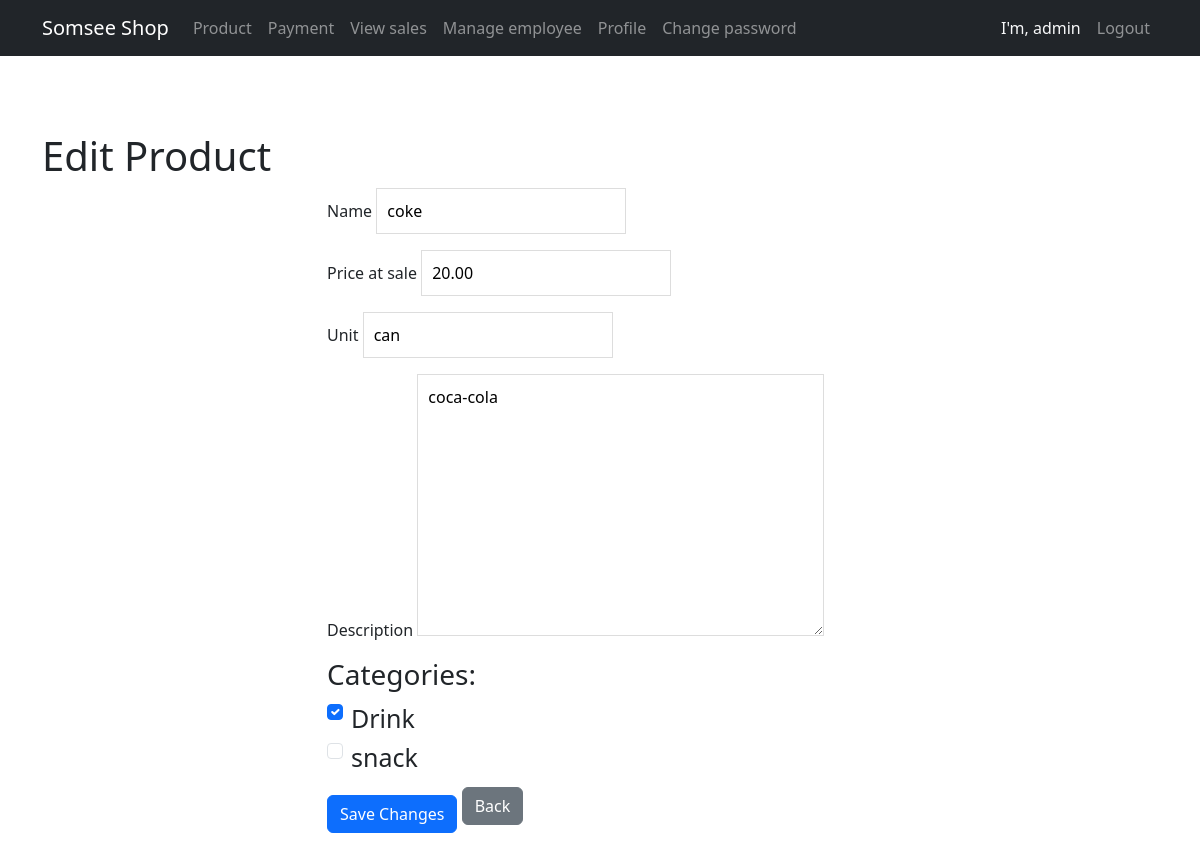
The page /productedit/2 (signed in) on the database its author committed.
### product/models.py (models this page shows, shortened)
class Product(models.Model):
    name = models.CharField(max_length=255)
    price_at_sale = models.DecimalField(max_digits=10, decimal_places=2)
    unit = models.CharField(max_length=50)
    description = models.TextField()
    stock_quantity = models.IntegerField(default=0)
    categories = models.ManyToManyField("category.Category")  # Many-to-Many "app_label.ModelName"

### category/models.py (models this page shows, shortened)
class Category(models.Model):
    category_id = models.AutoField(primary_key=True)
    category_name = models.CharField(max_length=100)

### product/views.py (the view, shortened to what this page needs)
# urls.py: path('productedit/<int:pk>', ProductEditView.as_view(), name='product_edit'),
class ProductEditView(LoginRequiredMixin, PermissionRequiredMixin,View):
    login_url = "/login/"
    permission_required = ["product.change_product"]
    def get(self, request, pk):
        print(pk)
        product = get_object_or_404(Product, pk=pk)
        form = ProductInfo(instance=product)
        categories = Category.objects.all()
        context = {
            "form": form,
            "product": product,
            "categories": categories,
            'product_id':pk
        }
        return render(request, "product_edit.html", context)

### product/forms.py
class ProductInfo(forms.ModelForm):
    class Meta:
        model = Product
        fields = [
            "name",
            "price_at_sale",
            "unit",
            "description"
        ]
        widgets = {
            'categories': forms.CheckboxSelectMultiple
        }

### product/templates/product_edit.html (shortened to what this page needs)
{% extends "layout.html" %}
{% block content %}
<div class="container">
  <h1 class="mt-4">Edit Product</h1>
  <div class="row justify-content-center">
    <div class="col-md-6">
      <form method="post">
        <div class="mb-3">
          {{ form.name.label }}
          {{ form.name }}
        </div>
        <div class="mb-3">
          {{ form.price_at_sale.label }}
          {{ form.price_at_sale }}
        </div>
        <div class="mb-3">
          {{ form.unit.label }}
          {{ form.unit }}
        </div>
        <div class="mb-3">
          {{ form.description.label }}
          {{ form.description }}
        </div>
        <h3>Categories:</h3>
        {% for category in categories %}
          <div class="form-check">
            <input class="form-check-input" type="checkbox" name="categories" value="{{ category.pk }}" id="category_{{ category.pk }}" {% if category in product.categories.all %}checked{% endif %}>
            <label class="form-check-label" >
              {{ category.category_name }}
            </label>
          </div>
        {% endfor %}
        <button type="submit" class="btn btn-primary mt-3">Save Changes</button>
        <a href="{% url 'product_detail' product_id %}" class="btn btn-secondary">Back</a>
      </form>
    </div>
  </div>
</div>
{% endblock %}

### product/templates/nav.html (shortened to what this page needs)
<!DOCTYPE html>
<html lang="en">
<head>
    <link rel="stylesheet" href="https://cdn.jsdelivr.net/npm/bootstrap@5.3.0/dist/css/bootstrap.min.css">
</head>
<body>
<nav class="navbar navbar-expand-lg navbar-dark bg-dark">
    <div class="container">
        <span class="navbar-brand" >Somsee Shop </span>
        <div class="collapse navbar-collapse" id="navbarNav">
            <ul class="navbar-nav">
                {% if user.is_authenticated %}
                    <li class="nav-item">
                        <a class="nav-link" href="{% url 'product' %}">Product</a>
                    </li>
                    {% if perms.payment.view_sale and perms.payment.view_sale  %}
                    <li class="nav-item">
                        <a class="nav-link" href="{% url 'payment' %}">Payment</a>
                    </li>
                    {% endif %}
                    {% if perms.payment.view_sale and perms.payment.view_sale  %}
                    <li class="nav-item">
                        <a class="nav-link" href="{% url 'view_sales' %}">View sales</a>
                    </li>
                    {% endif %}
                    {% if perms.auth.view_group  %}
                    <li class="nav-item">
                        <a class="nav-link" href="{% url 'viewemp' %}">Manage employee</a>
                    </li>
                    {% endif %}
                    <li class="nav-item">
                        <a class="nav-link" href="{% url 'profile' %}">Profile</a>
                    </li>
                    <li class="nav-item">
                        <a class="nav-link" href="{% url 'change_password' %}">Change password</a>
                    </li>
                    </ul>
                    <ul class="navbar-nav ms-auto">
                    <li class="nav-item">
                        <span class="navbar-text text-light me-2">I'm, {{ user.username }}</span>
                    </li>
                    <li class="nav-item">
                        <a class="nav-link btn btn-outline-light" href="{% url 'logout' %}">Logout</a>
                    </li>
                {% endif %}
            </ul>
        </div>
    </div>
</nav>
</body>
</html>

### static/style.css (style rules this page uses)
* { margin: 0; padding: 0; box-sizing: border-box; }
button, .btn { padding: 10px 15px; background-color: #466bff; color: white; border: none; cursor: pointer; font-size: 13px; text-decoration: none; }
input, select, textarea { padding: 10px; border: 1px solid #ddd; }
.form, input, select { margin-top: 20px; width: 250px; }
.form, button { margin-top: 10px; }
.form, textarea { margin-top: 20px; }
.from, label { font-size: 25px; font-weight: 500; }

### rows shown on the page
Product: name "coke", price_at_sale "20.00", unit "can", description "coca-cola"
Category: category_id "☑", category_name "Drink"
Category: category_name "snack"

### other values the page prints
{{ user.username }} "admin"
